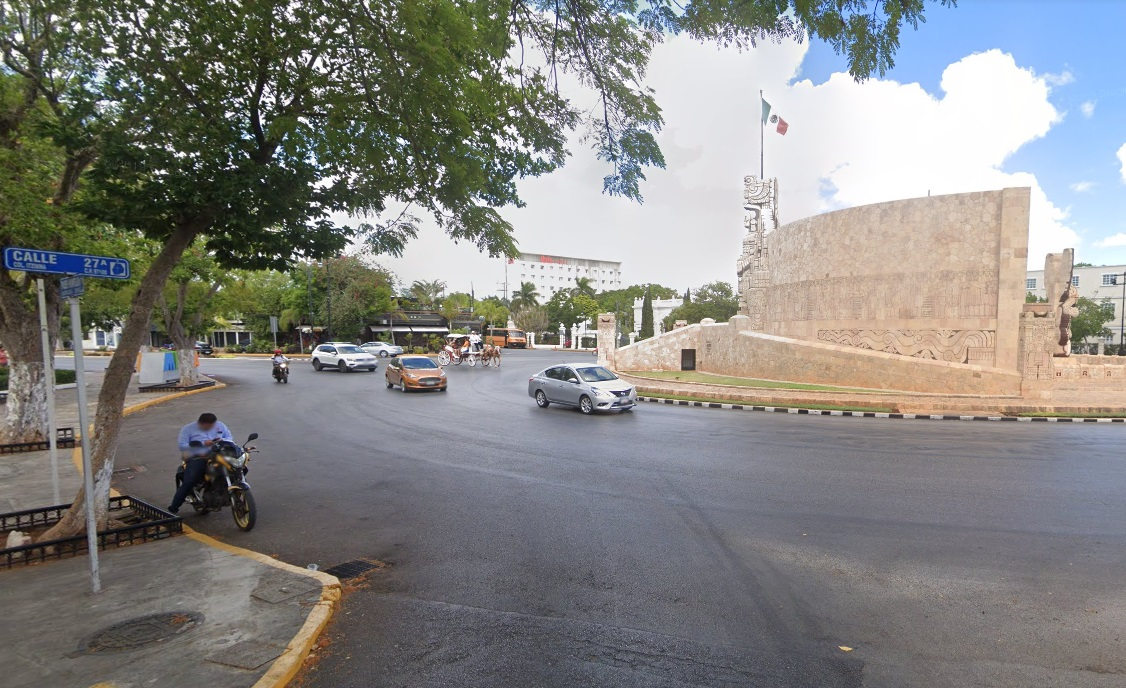
#> input picture data/Merida_2.jpg, 1126 x 688 px, found by its file name
$ jupyter execute --allow-errors YOLO_tiny_red.ipynb
#> lines starting #> are read from the running program, lines starting #| are printed output that depends on the picture
<a href="https://colab.research.google.com/github/rayo80/DNN_Module/blob/main/YOLO_tiny_red.ipynb" target="_parent"></a>

[cell 1]
import cv2
import numpy as np
import matplotlib.pyplot as plt

#> (a cell that did not finish here is left out)

[cell 3]
#traemos las clases
classes =[]
#> (the rest of this cell did not finish here and is left out)

[cell 4]
classes[0:5]

[cell 5]
len(classes)

Cargamos imagen

[cell 6]
#cargar imagen
img=cv2.imread('./Merida_2.jpg')
#> img is the input picture: shape (688, 1126, 3); mean B, G, R 130, 132.7, 133

[cell 7]
plt.imshow(cv2.cvtColor(img, cv2.COLOR_BGR2RGB))
plt.axis("off")
plt.show()

[cell 8]
img.shape
#> Out = (688, 1126, 3)

[cell 9]
height, width = img.shape[:2]
#> height = 688; width = 1126

[cell 10]
#Realizamos el acondicionamiento de la imagen para que entre a la red
blob = cv2.dnn.blobFromImage(img, scalefactor = 1/255, size = (320, 320), mean= (0, 0, 0), swapRB = True, crop=False)

#> (a cell that did not finish here is left out)

[cell 12]
i=blob[0].reshape(320,320,3)
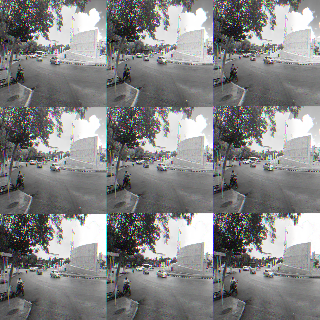
#> i: shape (320, 320, 3) float32; mean of channels 0, 1, 2 0.517, 0.517, 0.517; drawn as B, G, R
plt.imshow(i)

#> (a cell that did not finish here is left out)

#> (a cell that did not finish here is left out)

La salida nos proporciona muchas cajas y cada caja tiene sus respectivos scores para las 80 clases.Luego tenemos que escoger el mayor de estos scores para compararlo con nuestro confidence.
Si es mayor que confidence significa que es un objeto detectado

Algo para resaltar es que layerout tendra 300 cajas por 'yolo_16' y 1200 por 'yolo_23',asi que hay que entrar dentro de esos arrays para encontrar nuestras cajas con objetos detectados

[cell 15]
boxes =[]
confidences=[]
class_ids=[]
#> (the rest of this cell did not finish here and is left out)

[cell 16]
len(boxes)

Dibujo de los cuadros en la imagen

[cell 17]
colors = np.random.uniform(0, 255, size=(len(classes), 3))

[cell 18]
#funcion que acepta la imagen ,los boxes de la imagen,la clase y el color
def draw_bouding_boxes(img,boxes,confidences,class_ids,colors):
    for i in range(len(boxes)):
            x, y, w, h = boxes[i]
            label = str(classes[class_ids[i]]) + ' :' + str(int(confidences[i]*100)) + '%'
            color = colors[i]
            cv2.rectangle(img, (x, y), (x + w, y + h), color, 3)
            cv2.putText(img, label, (x, y - 15),cv2.FONT_HERSHEY_PLAIN ,2, color, 3)
    return img


$ run again, with data/Merida_1.jpg copied over data/Merida_2.jpg
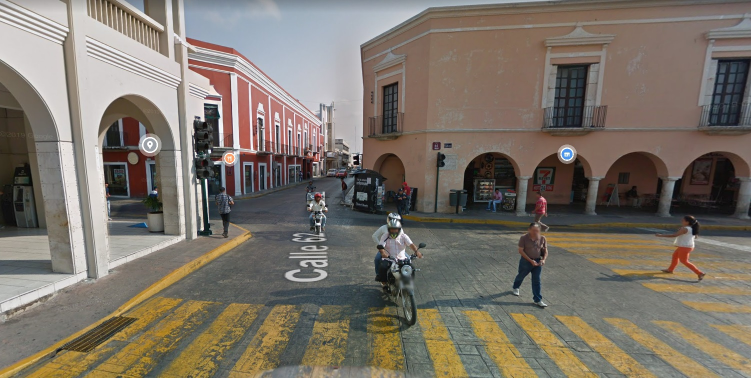
#> input picture data/Merida_1.jpg, 1502 x 756 px, found by its file name (shown at 1/2 size)
#> img is the input picture: shape (756, 1502, 3); mean B, G, R 104.6, 114.8, 122.8
#> `i=blob[0].reshape(320,320,3)`:
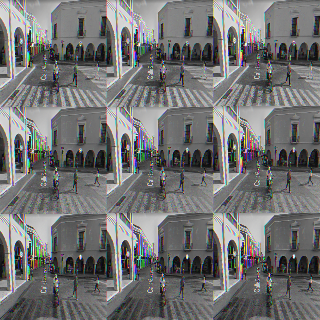
#> i: shape (320, 320, 3) float32; mean of channels 0, 1, 2 0.447, 0.447, 0.447; drawn as B, G, R

$ run again, with data/Merida_3.jpg copied over data/Merida_2.jpg
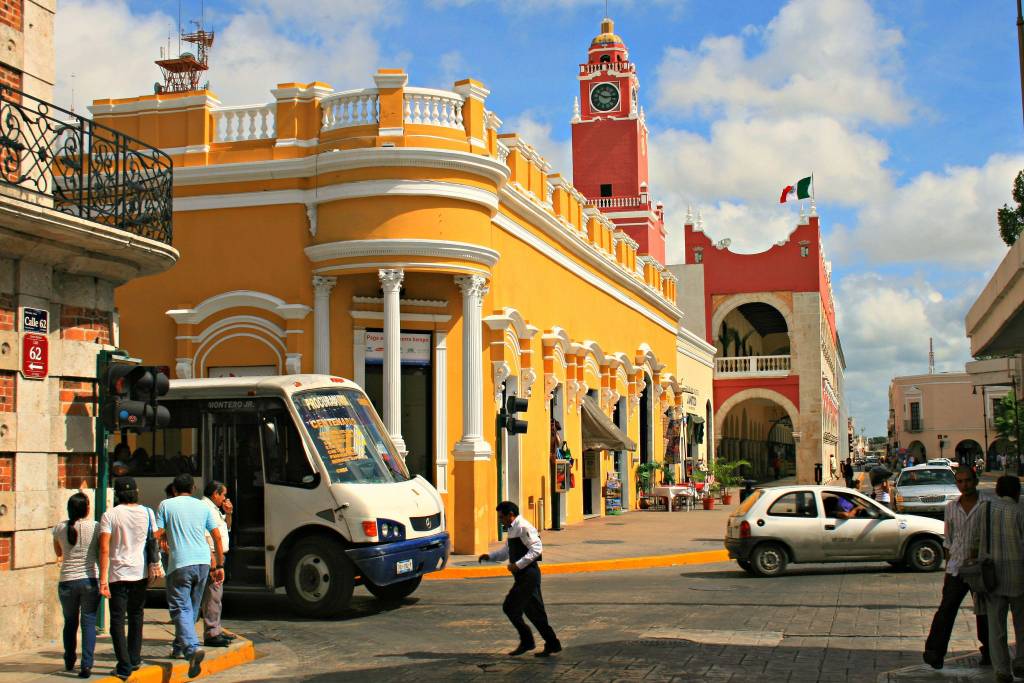
#> input picture data/Merida_3.jpg, 2048 x 1366 px, found by its file name (shown at 1/2 size)
#> img is the input picture: shape (1366, 2048, 3); mean B, G, R 106.1, 126.8, 140.6
#> `i=blob[0].reshape(320,320,3)`:
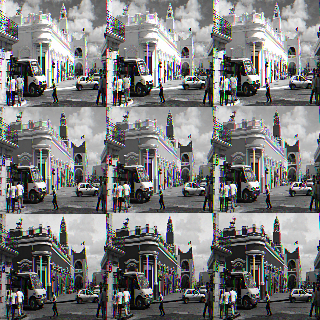
#> i: shape (320, 320, 3) float32; mean of channels 0, 1, 2 0.488, 0.488, 0.488; drawn as B, G, R
